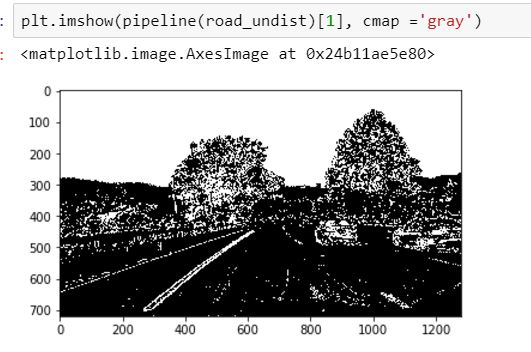
#> input picture files/pipeline.JPG, 531 x 352 px, given as the content of the folder camera_cal, which was not available
$ jupyter execute --allow-errors lane_detection.ipynb   (shell and % lines are left out)   (older library calls are emulated)   (text cells are left out)
#> lines starting #> are read from the running program, lines starting #| are printed output that depends on the picture; after the words box and inside, x2 and y2 are one past the last pixel; in counts of white or black regions, pixels touching at a corner belong together; pictures that were not available may be replaced by others from this repository, and a replacement may not be noted
[cell 1]
import numpy as np
import cv2
import matplotlib.pyplot as plt
import matplotlib.image as mpimg
import pickle
import glob

[cell 2]
objp = np.zeros((6*9,3), np.float32)
objp[:,:2] = np.mgrid[0:9, 0:6].T.reshape(-1,2)

# Arrays to store object points and image points from all the images.
objpoints = [] # 3d points in real world space
imgpoints = [] # 2d points in image plane.

# Make a list of calibration images
images = glob.glob('camera_cal/*.jpg')

for i, fname in enumerate(images):
    img = cv2.imread(fname)
#> img is the input picture: shape (352, 531, 3); mean B, G, R 176.3, 176.3, 176.4
    gray = cv2.cvtColor(img, cv2.COLOR_BGR2GRAY)

    # Find the chessboard corners
    ret, corners = cv2.findChessboardCorners(gray, (9,6), None)
#> ret = False; corners = None

    # If found, add object points, image points
    if ret == True:
        objpoints.append(objp)
        imgpoints.append(corners)

        # Draw and display the corners
        cv2.drawChessboardCorners(img, (9,6), corners, ret)
        write_name = 'corners_found'+str(i)+'.jpg'
        cv2.imwrite(write_name, img)
        cv2.imshow('img', img)
        cv2.waitKey(500)

cv2.destroyAllWindows()

def cal_undistort(img, objpoints, imgpoints):
    # Use cv2.calibrateCamera() and cv2.undistort()
    ret, mtx, dist, rvecs, tvecs = cv2.calibrateCamera(objpoints, imgpoints, img.shape[:2], None, None)
    undist = cv2.undistort(img, mtx, dist, None, mtx)
    #undist = np.copy(img)  # Delete this line
    return undist

[cell 3]
img = mpimg.imread('camera_cal/calibration2.jpg')
#> (the rest of this cell did not finish here and is left out)

#> (a cell that did not finish here is left out)

[cell 5]
image = mpimg.imread('test_images/test1.jpg')
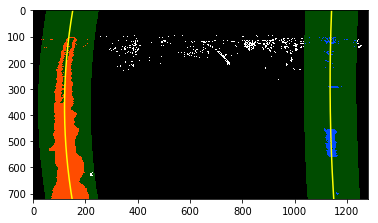
#> input picture files/poly.jpg, 378 x 223 px, given in place of test1.jpg, which was not available
#> image is the input picture: shape (223, 378, 4) float32; mean R, G, B, A 0.273, 0.306, 0.235, 0.765
plt.imshow(image)

#> (a cell that did not finish here is left out)

[cell 7]
def abs_sobel_thresh(img, orient='x', thresh_min=0, thresh_max=255):
    # Convert to grayscale
    gray = cv2.cvtColor(img, cv2.COLOR_RGB2GRAY)
    # Apply x or y gradient with the OpenCV Sobel() function
    # and take the absolute value
    if orient == 'x':
        abs_sobel = np.absolute(cv2.Sobel(gray, cv2.CV_64F, 1, 0,ksize = 7))
    if orient == 'y':
        abs_sobel = np.absolute(cv2.Sobel(gray, cv2.CV_64F, 0, 1,ksize = 7))
    # Rescale back to 8 bit integer
    scaled_sobel = np.uint8(255*abs_sobel/np.max(abs_sobel))
    # Create a copy and apply the threshold
    binary_output = np.zeros_like(scaled_sobel)
    # Here I'm using inclusive (>=, <=) thresholds, but exclusive is ok too
    binary_output[(scaled_sobel >= thresh_min) & (scaled_sobel <= thresh_max)] = 1

    # Return the result
    return binary_output

[cell 8]
def mag_thresh(img, sobel_kernel=7, mag_thresh=(0, 255)):

    # Apply the following steps to img
    # 1) Convert to grayscale
    im = cv2.cvtColor(img, cv2.COLOR_RGB2GRAY)
    # 2) Take the gradient in x and y separately
    sobelx = np.absolute(cv2.Sobel(im, cv2.CV_64F, 1, 0, ksize = 7))
    sobely = np.absolute(cv2.Sobel(im, cv2.CV_64F, 0, 1, ksize = 7))
    # 3) Calculate the magnitude

    # 4) Scale to 8-bit (0 - 255) and convert to type = np.uint8
    #scaled_sobel = np.uint8(255*abs_sobel/np.max(abs_sobel))

    # 5) Create a binary mask where mag thresholds are met
    #binary_output = np.zeros_like(scaled_sobel)

    # 6) Return this mask as your binary_output image
    #binary_output = np.copy(img) # Remove this line
    #return binary_output
    gradmag = np.sqrt(sobelx**2 + sobely**2)
    # Rescale to 8 bit
    scale_factor = np.max(gradmag)/255
    gradmag = (gradmag/scale_factor).astype(np.uint8)
    # Create a binary image of ones where threshold is met, zeros otherwise
    binary_output = np.zeros_like(gradmag)
    binary_output[(gradmag >= mag_thresh[0]) & (gradmag <= mag_thresh[1])] = 1

    # Return the binary image
    return binary_output

[cell 9]
def dir_threshold(img, sobel_kernel=3, thresh=(0, np.pi/2)):

    # Apply the following steps to img
    # Grayscale
    gray = cv2.cvtColor(img, cv2.COLOR_RGB2GRAY)
    # Calculate the x and y gradients
    sobelx = cv2.Sobel(gray, cv2.CV_64F, 1, 0, ksize=sobel_kernel)
    sobely = cv2.Sobel(gray, cv2.CV_64F, 0, 1, ksize=sobel_kernel)
    # Take the absolute value of the gradient direction,
    # apply a threshold, and create a binary image result
    absgraddir = np.arctan2(np.absolute(sobely), np.absolute(sobelx))
    binary_output =  np.zeros_like(absgraddir)
    binary_output[(absgraddir >= thresh[0]) & (absgraddir <= thresh[1])] = 1

    # Return the binary image
    return binary_output

[cell 10]
def hls_select(img, thresh=(0, 255)):
    # 1) Convert to HLS color space
    hls = cv2.cvtColor(img, cv2.COLOR_RGB2HLS)
    # 2) Apply a threshold to the S channel
    binary_output = np.zeros_like(hls[:,:,2])
    binary_output[(hls[:,:,2] > thresh[0]) & (hls[:,:,2] <= thresh[1])] = 1
    # 3) Return a binary image of threshold result
    #binary_output = np.copy(img) # placeholder line
    return binary_output

[cell 11]
hls_conv = cv2.cvtColor(image, cv2.COLOR_RGB2HLS)
#> hls_conv: shape (223, 378, 3) float32; mean of channels 0, 1, 2 24.7, 0.3, 0.2
plt.imshow(hls_conv[:,:,2], cmap='gray')

[cell 12]
a = abs_sobel_thresh(image, 'x', 20, 50)
#> in abs_sobel_thresh, `gray = cv2.cvtColor(img, cv2.COLOR_RGB2GRAY)`:
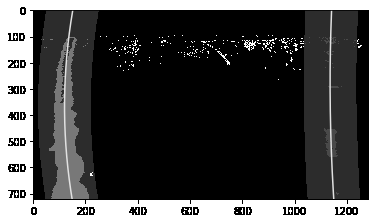
#> gray: shape (223, 378) float32; min 0, max 1, mean 0.288
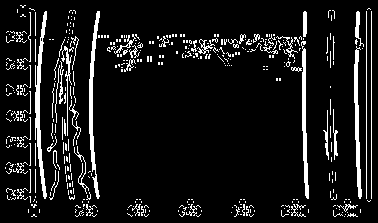
#> a: shape (223, 378); values 0 (black) and 1 (white), 9% white; 431 white regions (371 under 20 px), largest, box (x1, y1, x2, y2) and area: (35, 11, 47, 199) 773, (89, 11, 100, 199) 703, (301, 41, 309, 199) 605
plt.imshow(a, cmap ='gray')

[cell 13]
ksize = 7
gradx = abs_sobel_thresh(image, 'x', 50, 70)
#> gradx: shape (223, 378); values 0 (black) and 1 (white), 2.1% white in thin lines or dots, all inside (x1, y1, x2, y2) = (6, 6, 363, 216)
grady = abs_sobel_thresh(image, 'y', 50, 80)
#> grady: shape (223, 378); values 0 (black) and 1 (white), 1.5% white in thin lines or dots, all inside (x1, y1, x2, y2) = (7, 5, 363, 217)
mag_binary = mag_thresh(image, ksize, (50, 90))
#> in mag_thresh, `gradmag = np.sqrt(sobelx**2 + sobely**2)`:
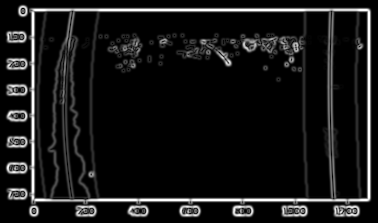
#> gradmag: shape (223, 378) float64; min 0, max 640.1, mean 55.5; drawn with min black and max white
#> in mag_thresh, `scale_factor = np.max(gradmag)/255`: scale_factor = 2.51
#> mag_binary: shape (223, 378); values 0 (black) and 1 (white), 4.5% white in thin lines or dots
dir_binary = dir_threshold(image, ksize, (0, 20))
#> in dir_threshold, `sobelx = cv2.Sobel(gray, cv2.CV_64F, 1, 0, ksize=sobel_kernel)`:
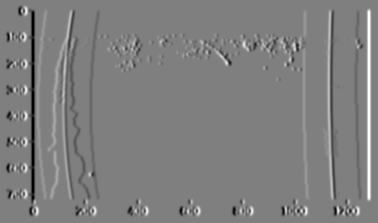
#> sobelx: shape (223, 378) float64; min -640, max 640, mean 0; drawn with min black and max white
#> in dir_threshold, `sobely = cv2.Sobel(gray, cv2.CV_64F, 0, 1, ksize=sobel_kernel)`:
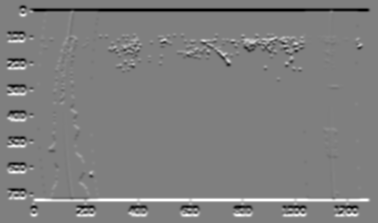
#> sobely: shape (223, 378) float64; min -640, max 640, mean 0; drawn with min black and max white
#> in dir_threshold, `absgraddir = np.arctan2(np.absolute(sobely), np.absolute(sobelx))`:
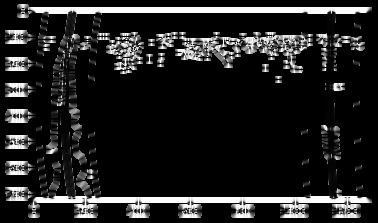
#> absgraddir: shape (223, 378) float64; min 0, max 1.57, mean 0.206; drawn with min black and max white
#> dir_binary: shape (223, 378) float64; every value is 1

[cell 14]
combined = np.zeros_like(dir_binary)
combined[((gradx == 1) & (grady == 1)) | ((mag_binary == 1) & (dir_binary == 1))] = 1

[cell 15]
plt.imshow(combined, cmap ='gray')

[cell 16]
hls = cv2.cvtColor(image, cv2.COLOR_RGB2HLS)
H = hls[:,:,0]
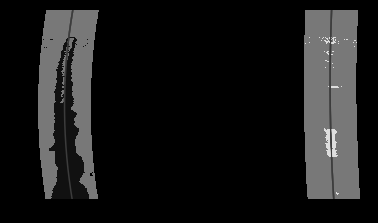
#> H: shape (223, 378) float32; min 0, max 222.1, mean 24.7
L = hls[:,:,1]
S = hls[:,:,2]
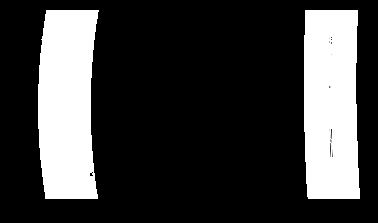
#> S: shape (223, 378) float32; min 0, max 1, mean 0.236
thresh = (90, 255)
binary = np.zeros_like(S)
binary[(S > thresh[0]) & (S <= thresh[1])] = 1
plt.imshow(binary
           , cmap ='gray')
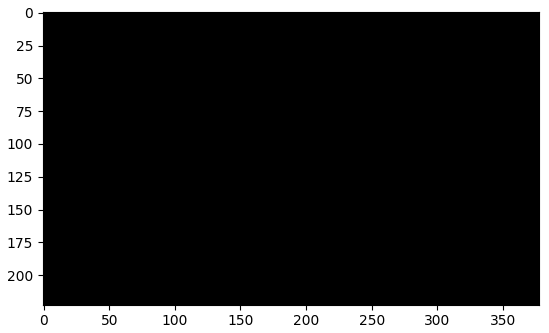
#> figure drawn by matplotlib, 1 panel

[cell 17]
hls_binary = hls_select(image, thresh=(90, 255))
#> hls_binary: shape (223, 378) float32; every value is 0
plt.imshow(hls_binary)
